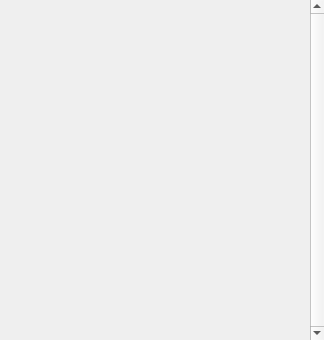
<?xml version="1.0" encoding="UTF-8"?>
<ui version="4.0">
 <class>captureArea</class>
 <widget class="QWidget" name="captureArea">
  <property name="geometry">
   <rect>
    <x>0</x>
    <y>0</y>
    <width>324</width>
    <height>340</height>
   </rect>
  </property>
  <property name="windowTitle">
   <string>Form</string>
  </property>
  <layout class="QHBoxLayout" name="horizontalLayout">
   <property name="spacing">
    <number>0</number>
   </property>
   <property name="leftMargin">
    <number>0</number>
   </property>
   <property name="topMargin">
    <number>0</number>
   </property>
   <property name="rightMargin">
    <number>0</number>
   </property>
   <property name="bottomMargin">
    <number>0</number>
   </property>
   <item>
    <widget class="QFrame" name="horizontalFrame">
     <property name="styleSheet">
      <string notr="true"/>
     </property>
     <layout class="QHBoxLayout" name="horizontalLayout_2">
      <property name="spacing">
       <number>0</number>
      </property>
      <property name="leftMargin">
       <number>0</number>
      </property>
      <property name="topMargin">
       <number>0</number>
      </property>
      <property name="rightMargin">
       <number>0</number>
      </property>
      <property name="bottomMargin">
       <number>0</number>
      </property>
      <item>
       <widget class="QScrollArea" name="scrollArea">
        <property name="frameShape">
         <enum>QFrame::NoFrame</enum>
        </property>
        <property name="verticalScrollBarPolicy">
         <enum>Qt::ScrollBarAlwaysOn</enum>
        </property>
        <property name="widgetResizable">
         <bool>true</bool>
        </property>
        <property name="alignment">
         <set>Qt::AlignLeading|Qt::AlignLeft|Qt::AlignTop</set>
        </property>
        <widget class="QWidget" name="scrollAreaWidgetContents">
         <property name="geometry">
          <rect>
           <x>0</x>
           <y>0</y>
           <width>307</width>
           <height>340</height>
          </rect>
         </property>
         <layout class="QVBoxLayout" name="scrollAreaLayout">
          <property name="spacing">
           <number>0</number>
          </property>
          <property name="leftMargin">
           <number>0</number>
          </property>
          <property name="topMargin">
           <number>0</number>
          </property>
          <property name="rightMargin">
           <number>0</number>
          </property>
          <property name="bottomMargin">
           <number>0</number>
          </property>
         </layout>
        </widget>
       </widget>
      </item>
     </layout>
    </widget>
   </item>
  </layout>
 </widget>
 <resources/>
 <connections/>
</ui>
